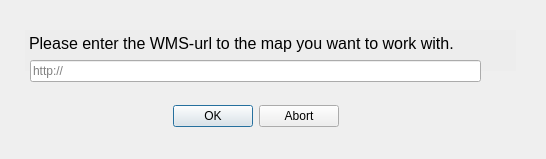
<?xml version="1.0" encoding="UTF-8"?>
<ui version="4.0">
 <class>RequestWmsUrl_dialog</class>
 <widget class="QDialog" name="RequestWmsUrl_dialog">
  <property name="geometry">
   <rect>
    <x>0</x>
    <y>0</y>
    <width>546</width>
    <height>159</height>
   </rect>
  </property>
  <property name="windowTitle">
   <string>Open WMS from url</string>
  </property>
  <widget class="QDialogButtonBox" name="buttonBox">
   <property name="geometry">
    <rect>
     <x>160</x>
     <y>100</y>
     <width>191</width>
     <height>32</height>
    </rect>
   </property>
   <property name="orientation">
    <enum>Qt::Horizontal</enum>
   </property>
   <property name="standardButtons">
    <set>QDialogButtonBox::Abort|QDialogButtonBox::Ok</set>
   </property>
   <property name="centerButtons">
    <bool>true</bool>
   </property>
  </widget>
  <widget class="QTextBrowser" name="textBrowser">
   <property name="geometry">
    <rect>
     <x>25</x>
     <y>30</y>
     <width>491</width>
     <height>41</height>
    </rect>
   </property>
   <property name="autoFillBackground">
    <bool>false</bool>
   </property>
   <property name="styleSheet">
    <string notr="true">background-color: rgb(237,237,237);</string>
   </property>
   <property name="frameShape">
    <enum>QFrame::NoFrame</enum>
   </property>
   <property name="frameShadow">
    <enum>QFrame::Plain</enum>
   </property>
   <property name="lineWidth">
    <number>0</number>
   </property>
   <property name="html">
    <string>&lt;!DOCTYPE HTML PUBLIC &quot;-//W3C//DTD HTML 4.0//EN&quot; &quot;http://www.w3.org/TR/REC-html40/strict.dtd&quot;&gt;
&lt;html&gt;&lt;head&gt;&lt;meta name=&quot;qrichtext&quot; content=&quot;1&quot; /&gt;&lt;style type=&quot;text/css&quot;&gt;
p, li { white-space: pre-wrap; }
&lt;/style&gt;&lt;/head&gt;&lt;body style=&quot; font-family:'Lucida Grande'; font-size:13pt; font-weight:400; font-style:normal;&quot;&gt;
&lt;p style=&quot; margin-top:0px; margin-bottom:0px; margin-left:0px; margin-right:0px; -qt-block-indent:0; text-indent:0px;&quot;&gt;&lt;span style=&quot; font-size:12pt;&quot;&gt;Please enter the WMS-url to the map you want to work with.&lt;/span&gt;&lt;/p&gt;&lt;/body&gt;&lt;/html&gt;</string>
   </property>
  </widget>
  <widget class="QLineEdit" name="wms_url">
   <property name="geometry">
    <rect>
     <x>30</x>
     <y>60</y>
     <width>451</width>
     <height>22</height>
    </rect>
   </property>
   <property name="cursor">
    <cursorShape>IBeamCursor</cursorShape>
   </property>
   <property name="inputMethodHints">
    <set>Qt::ImhUrlCharactersOnly</set>
   </property>
   <property name="text">
    <string/>
   </property>
   <property name="placeholderText">
    <string>http://</string>
   </property>
  </widget>
 </widget>
 <resources/>
 <connections>
  <connection>
   <sender>buttonBox</sender>
   <signal>accepted()</signal>
   <receiver>RequestWmsUrl_dialog</receiver>
   <slot>accept()</slot>
   <hints>
    <hint type="sourcelabel">
     <x>248</x>
     <y>254</y>
    </hint>
    <hint type="destinationlabel">
     <x>157</x>
     <y>274</y>
    </hint>
   </hints>
  </connection>
  <connection>
   <sender>buttonBox</sender>
   <signal>rejected()</signal>
   <receiver>RequestWmsUrl_dialog</receiver>
   <slot>reject()</slot>
   <hints>
    <hint type="sourcelabel">
     <x>316</x>
     <y>260</y>
    </hint>
    <hint type="destinationlabel">
     <x>286</x>
     <y>274</y>
    </hint>
   </hints>
  </connection>
 </connections>
</ui>
